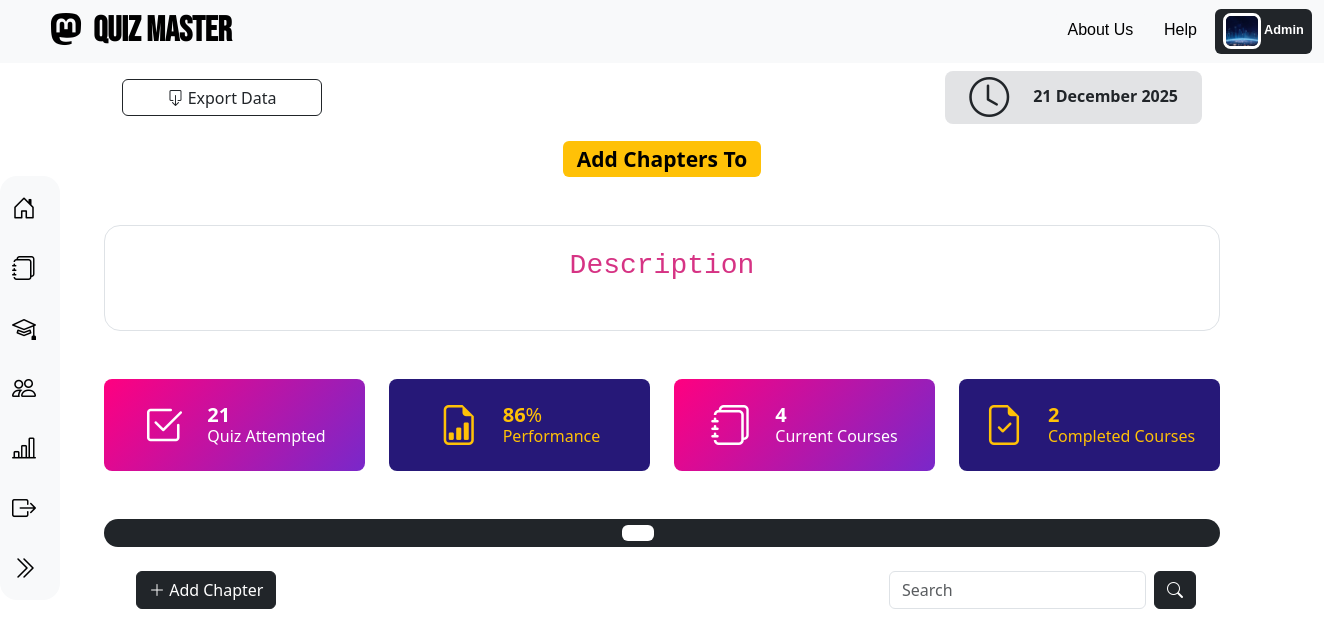
Before: /admin_module/3 with the older database file.
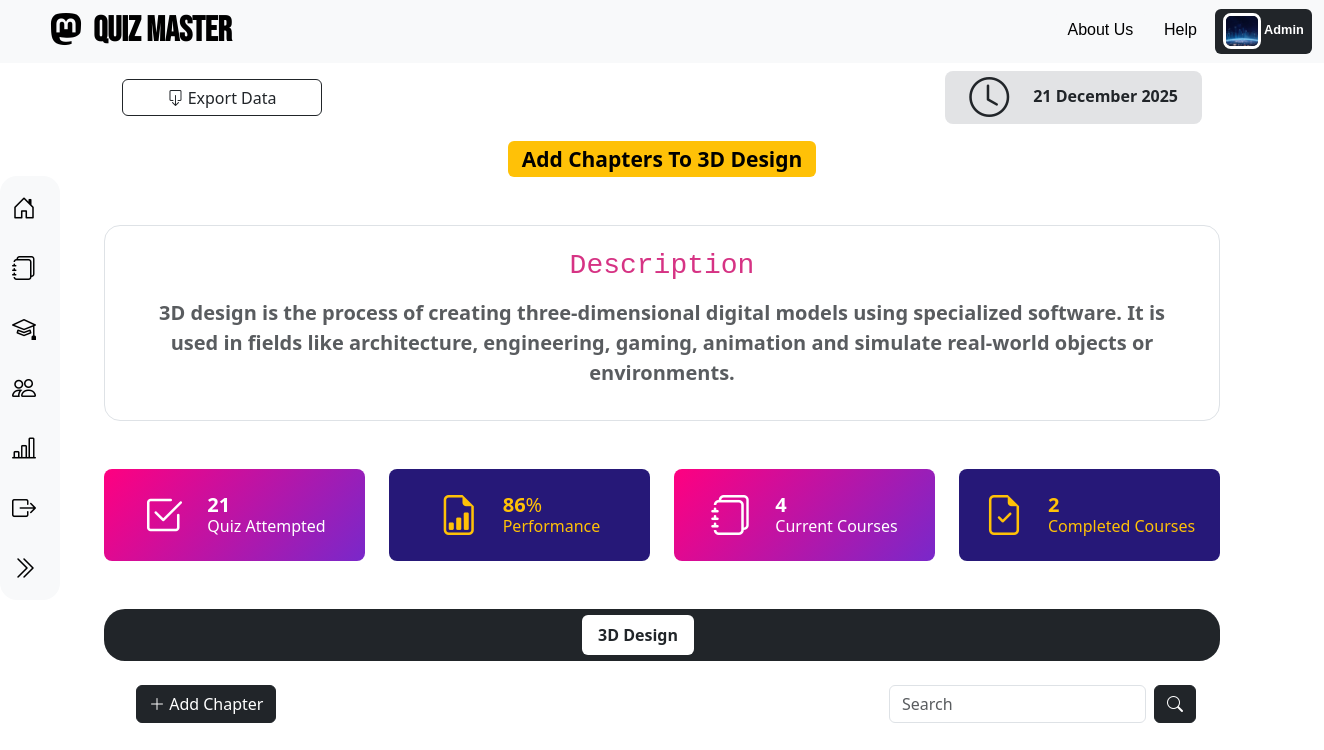
After: the same page with the newer database file.
### application/models.py (models this page shows)
class User(db.Model):  # Student Model
    id = db.Column(db.Integer, primary_key=True)
    firstname = db.Column(db.String(), nullable=False)
    lastname = db.Column(db.String())
    dob = db.Column(db.Date(), nullable=False)
    gender = db.Column(db.String(), nullable=False)
    bloodgroup = db.Column(db.String(), nullable=False)
    qualification = db.Column(db.String(), nullable=False)
    email = db.Column(db.String(), unique=True, nullable=False)
    username = db.Column(db.String(), unique=True, nullable=False)
    password = db.Column(db.String(), nullable=False)
    profile_image = db.Column(db.String(), nullable=False)
    type = db.Column(db.String(), default="general")
    subjects = db.relationship('Subject', secondary=user_subject, backref='thatuser')
    scores = db.relationship("Score", backref="thatuser", cascade="all, delete-orphan")

class Subject(db.Model):  # Subject Model
    id = db.Column(db.Integer, primary_key=True)
    name = db.Column(db.String(), nullable=False)
    category = db.Column(db.String(), nullable=False)
    description = db.Column(db.String(), nullable=False)
    sub_image = db.Column(db.String(), nullable=False)
    instructors = db.relationship('Instructor', secondary=subject_instructor, backref='that_inst_sub')
    chapters = db.relationship("Chapter", backref="that_chap_sub", cascade="all, delete-orphan")

### application/controllers.py (the view, shortened to what this page needs)
@app.route("/admin_module/<int:subject_id>", methods=["GET", "POST"])
def admin_module(subject_id):
    if request.method == 'GET':
        subject = Subject.query.get(subject_id)
        chapters = Chapter.query.filter_by(subject_id=subject_id).all()
        chapter_ids = [chapter.id for chapter in chapters]
        lectures = {}
        quizzes = {}
        for chapter_id in chapter_ids:
            lectures[chapter_id] = Lecture.query.filter_by(chapter_id=chapter_id).all()
            quizzes[chapter_id] = Quiz.query.filter_by(chapter_id=chapter_id).all()
            print(quizzes)
        this_user = User.query.filter_by(type="admin").first()
        return render_template("admin/admin_module.html", subject=subject, chapters=chapters, lectures=lectures,quizzes=quizzes, this_user=this_user)

### templates/admin/admin_module.html (shortened to what this page needs)
{% extends 'base/admin_base.html' %}
{% block admin_content %}
<div class="px-4 text-center">
    <div class="mb-5">
        <h3 ><span class="badge text-bg-warning">Add Chapters To {{ subject.name }}</span></h3>
        <div class="container my-5">
            <div class="position-relative px-5 py-3 text-center text-muted bg-body border border-dashed rounded-4">
                <h2 class="mb-3"><code>Description</code></h2>
                <p class="carousel-container fs-5 fw-semibold ">
                    {{ subject.description }}
                </p>
            </div>
        </div>
      </div>
    <div class="container my-5">
        <div class="row g-4">
          <div class="col-sm-6 col-xl-3">
            <div class="d-flex justify-content-center align-items-center p-4 user-summary1 bg-opacity-15 rounded-3">
              <span class="display-6 lh-1 text-white mb-0"><i class="bi bi-check2-square"></i></span>
              <div class="ms-4 h6 fw-normal mb-0">
                <div class="d-flex">
                  <h5 class="purecounter mb-0 fw-bold text-white" data-purecounter-start="0" data-purecounter-end="10" data-purecounter-delay="200" data-purecounter-duration="0">21</h5>
                </div>
                <p class="mb-0 text-white">Quiz Attempted</p>
              </div>
            </div>
          </div>
          <div class="col-sm-6 col-xl-3">
            <div class="d-flex justify-content-center align-items-center p-4 user-summary2 bg-opacity-10 rounded-3">
              <span class="display-6 lh-1 text-warning mb-0"><i class="bi bi-file-earmark-bar-graph"></i></span>
              <div class="ms-4 h6 fw-normal mb-0">
                <div class="d-flex">
                  <h5 class="purecounter mb-0 fw-bold text-warning" data-purecounter-start="0" data-purecounter-end="200" data-purecounter-delay="200" data-purecounter-duration="0">86</h5>
                  <span class="mb-0 h5 text-warning">%</span>
                </div>
                <p class="mb-0 text-warning">Performance</p>
              </div>
            </div>
          </div>
          <div class="col-sm-6 col-xl-3">
            <div class="d-flex justify-content-center align-items-center p-4 user-summary1 bg-opacity-10 rounded-3">
              <span class="display-6 lh-1 text-white mb-0"><i class="bi bi-journals"></i></i></span>
              <div class="ms-4 h6 fw-normal mb-0">
                <div class="d-flex">
                  <h5 class="purecounter mb-0 fw-bold text-white" data-purecounter-start="0" data-purecounter-end="6" data-purecounter-delay="300" data-purecounter-duration="0">4</h5>
                </div>
                <p class="mb-0 text-white">Current Courses</p>
              </div>
            </div>
          </div>
          <div class="col-sm-6 col-xl-3">
            <div class="d-flex justify-content-center align-items-center p-4 user-summary2 bg-opacity-10 rounded-3">
              <span class="display-6 lh-1 text-warning mb-0"><i class="bi bi-file-earmark-check"></i></span>
              <div class="ms-4 h6 fw-normal mb-0">
                <div class="d-flex">
                  <h5 class="purecounter mb-0 fw-bold text-warning" data-purecounter-start="0" data-purecounter-end="6" data-purecounter-delay="300" data-purecounter-duration="0">2</h5>
                </div>
                <p class="mb-0 text-warning">Completed Courses</p>
              </div>
            </div>
          </div>
        </div>
    </div>
    <div class="container">
        <ul class="nav nav-pills justify-content-sm-center mb-4 px-3 bg-dark" id="course-pills-tab" role="tablist" style="border-radius: 21px;height: auto; padding: 6px 0px;">
            <li class="nav-item me-2 me-sm-5" role="presentation">
                <button class="nav-link mb-2 mb-md-0 active fw-bold" id="course-pills-tab-main" data-bs-toggle="pill" data-bs-target="#course-pills-tabs-1" type="button" role="tab" aria-controls="course-pills-tabs-1" aria-selected="false" tabindex="-1">{{ subject.name }}</button>
            </li>
        </ul>
        <div class="d-flex mx-4">
            <button type="button" class="btn btn-dark me-auto mx-2" data-bs-toggle="modal" data-bs-target="#addChapterModal"><i class="bi bi-plus-lg"></i> Add Chapter</button>
            <form class="d-flex" role="search">
                <input class="form-control me-2" type="search" placeholder="Search" aria-label="Search">
                <button class="btn btn-dark" type="submit"><i class="bi bi-search"></i></button>
            </form>
        </div>
        <div style="width: 1268px; margin-left: 4px;">
            <div style="padding-left: 28px; padding-bottom: 70px; padding-top: 25px;">
            </div>
        </div>
    </div>
</div>
{% endblock %}

### templates/base/admin_base.html (shortened to what this page needs)
{% extends 'base/base.html' %}
{% block page_css %}
  <link rel="stylesheet" href="/static/admin.css">
{% endblock %}
{% block profile %}
<a href="/go_to_profile" type="button">
  <span class="badge text-bg-dark">
      <img src="/static/uploads/{{ this_user.profile_image }}" width="38px" height="36px" class="rounded-3 border border-3 border-white" alt="..."> {{ this_user.firstname }}
  </span>
</a>
{% endblock %}
{% block page_body %}
<div class="sidebar" id="sidebar">
    <a href="/admin_home" id="ahome">
      <i class="bi bi-house-door"></i>
    </a>
    <a href="/admin_subject" id="asub">
      <i class="bi bi-journals"></i>
    </a>
    <a href="/admin_instructor" id="ainstructor">
      <i class="bi bi-mortarboard"></i>
    </a>
    <a href="/admin_user" id="a_user">
        <i class="bi bi-people"></i>
      </a>
    <a href="/admin_summary" id="asummary">
      <i class="bi bi-bar-chart-line"></i>
    </a>
    <a href="/logout">
      <i class="bi bi-box-arrow-right"></i>
    </a>
    <a href="#" id="toggleSidebar">
      <i class="bi bi-chevron-double-right" id="toggleIcon"></i>
    </a>
  </div>
  <main class="position asbolute">
    <div class="px-4 text-center">
      <div class="d-flex align-items-center justify-content-between position-relative mb-3 mt-2" style="padding-inline: 98px;">
        <a class="btn btn-outline-dark" type="button" style="height: 37px; width:200px;">
            <i class="bi bi-box-arrow-down"></i> Export Data
        </a>
        <div class="d-flex justify-content-center align-items-center p-4 bg-secondary-subtle bg-opacity-15 rounded-3" style="height: 53px; width: auto;">
            <span class="display-6 lh-1 text-dark mb-0"><i class="bi bi-clock"></i></span>
            <div class="ms-4 h6 fw-normal mb-0">
                <div class="d-flex">
                    <h6 class="mb-0 fw-bold">21 December 2025</h6>
                </div>
            </div>
        </div>
      </div>
    </div>
    {% block admin_content %} {% endblock %}
  </main>
{% endblock %}

### templates/base/base.html (shortened to what this page needs)
<!doctype html>
<html lang="en">
<head>
    <link rel="stylesheet" href="/static/base.css">
    <link href="https://cdn.jsdelivr.net/npm/bootstrap@5.3.3/dist/css/bootstrap.min.css" rel="stylesheet"
>
    <link rel="stylesheet" href="https://cdn.jsdelivr.net/npm/bootstrap-icons@1.11.3/font/bootstrap-icons.min.css">
    <link rel="stylesheet" href="https://cdnjs.cloudflare.com/ajax/libs/font-awesome/6.5.1/css/all.min.css">
    {% block page_css %} {% endblock %}
</head>
<body>
    <nav class="navbar navbar-expand-lg bg-body-tertiary" style="padding: 0px 0px;">
        <div class="container-fluid" style="padding-left: 50px;">
            <a class="navbar-brand" href="{{ url_for('home', user_id=session['any_user_id']) if session.get('any_user_id') else url_for('home') }}" style="font-weight: bold; font-size: 35px; font-family: Bebas Neue;">
                <i class="bi bi-mastodon icon-style"></i>&nbsp;&nbsp;Quiz
                Master</a>
            <div class="collapse navbar-collapse" id="navbarSupportedContent"
                style="font-weight: 500; font-size: 17px; font-family: sans-serif;">
                <span class="navbar-text" style="margin-left:auto;">
                    <a href="/about"><button type="button" class="btn btn-light toggle-btn" id="aboutBtn">About Us</button></a>
                    <a href="/help"><button type="button" class="btn btn-light toggle-btn" id="helpBtn">Help</button></a>
                    {% block profile %} {% endblock %}
                </span>
            </div>
        </div>
    </nav>
<main>
    {% block page_body %} {% endblock %}
</main>
</body>
</html>

### static/base.css (style rules this page uses)
html, body { height: 100%; margin: 0; display: flex; flex-direction: column; }
main { flex-grow: 1; }
.icon-style { font-size: 2rem; }
.carousel-container { position: relative; display: flex; justify-content: center; align-items: center; }

### static/admin.css (style rules this page uses)
.sidebar { width: 60px; height: 53vh; background: #f8f9fa; transition: width 0.3s ease-in-out; overflow: hidden; position: fixed; top: 0; left: 0; padding-top: 2px; border-radius: 17px; margin-top: 176px; z-index: 1000; }
.sidebar a { display: flex; align-items: center; text-decoration: none; color: black; padding: 12px; font-size: 16px; transition: background 0.3s; }
.sidebar a i { font-size: 24px; margin-right: 10px; }

### templates/admin/admin_module.html (style rules this page uses)
.user-summary1 { background-image: linear-gradient(310deg, #7928ca, #ff0080); }
.user-summary2 { background-color: #261878 !important; }
.nav-pills .nav-link.active, .nav-pills .show>.nav-link { color: #212529; background-color: #fff; }
.nav-link { color: #fff; }

Changed rows visible on the page:
added Subject: name "3D Design", description "3D design is the process of creating three-dimensional digital models using specialized software. It is used in fields like architecture, engineering, gaming, animation and simulate real-world objects or environments."
